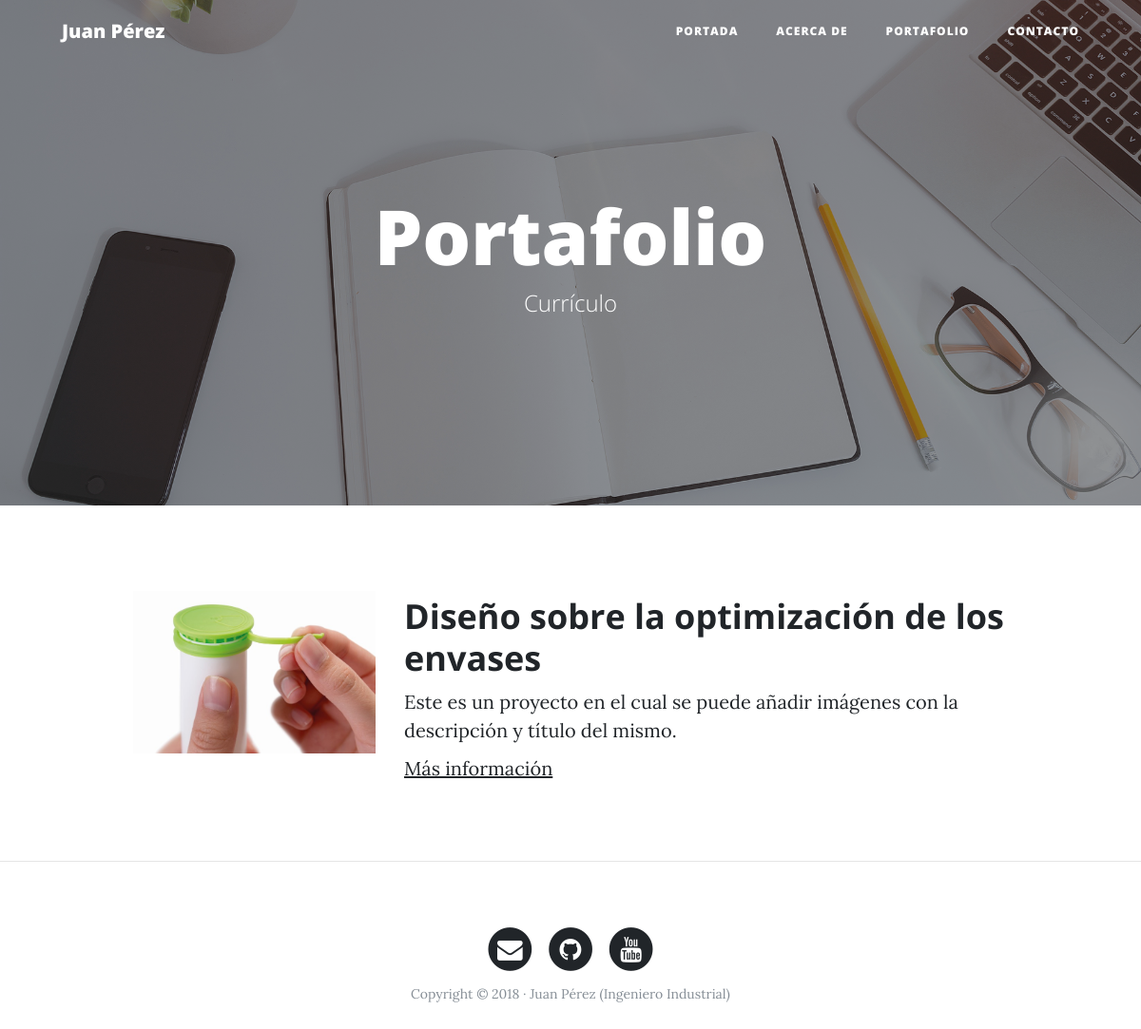
The app's page /portfolio with its own data.
### portfolio/models.py (models this page shows, shortened)
class Project(models.Model):
    title = models.CharField(max_length=200, verbose_name="Título")
    description = models.TextField(verbose_name="Descripción")
    image = models.ImageField(verbose_name="Imagen", upload_to="projects")
    link = models.URLField(verbose_name="Dirección Web", null=True, blank=True)
    created = models.DateTimeField(auto_now_add=True, verbose_name="Fecha de creación")
    update = models.DateTimeField(auto_now=True, verbose_name="Fecha de edición")
    class Meta:
        verbose_name = "proyecto"
        verbose_name_plural = "proyectos"
        ordering = ["-created"]

### portfolio/views.py (the view)
# urls.py: path('portfolio',portfolio_views.portfolio, name="portfolio"),
def portfolio(request):
    projects = Project.objects.all()
    return render(request, "portfolio/portfolio.html", {'projects' :projects})

### portfolio/templates/portfolio/portfolio.html (shortened to what this page needs)
{% extends 'core/base.html' %}
{% block background %}{% load static %}{% static 'core/img/portfolio-bg.jpg' %}{% endblock %}
{% block headers %}
    <h1>Portafolio</h1>
    <span class="subheading">Currículo</span>
{% endblock %}
{% block content %}
    {% for project in projects %}
        <div class="row project">
            <div class="col-lg-3 col-md-4 offset-lg-1">
                <img class="img-fluid" src="{{project.image.url}}" alt="">
            </div>
            <div class="col-lg-7 col-md-8">
                <h2 class="section-heading title">{{project.title}}</h2>
            <p>{{project.description}}</p>
            {% if project.link %}
                <p><a href="{{project.link}}">Más información</a></p>
            {% endif%}
            </div>
        </div>
    {% endfor %}
{% endblock %}

### records on screen
Project: image (picture), title "Diseño sobre la optimización de los envases", description "Este es un proyecto en el cual se puede añadir imágenes con la descripción y título del mismo."
